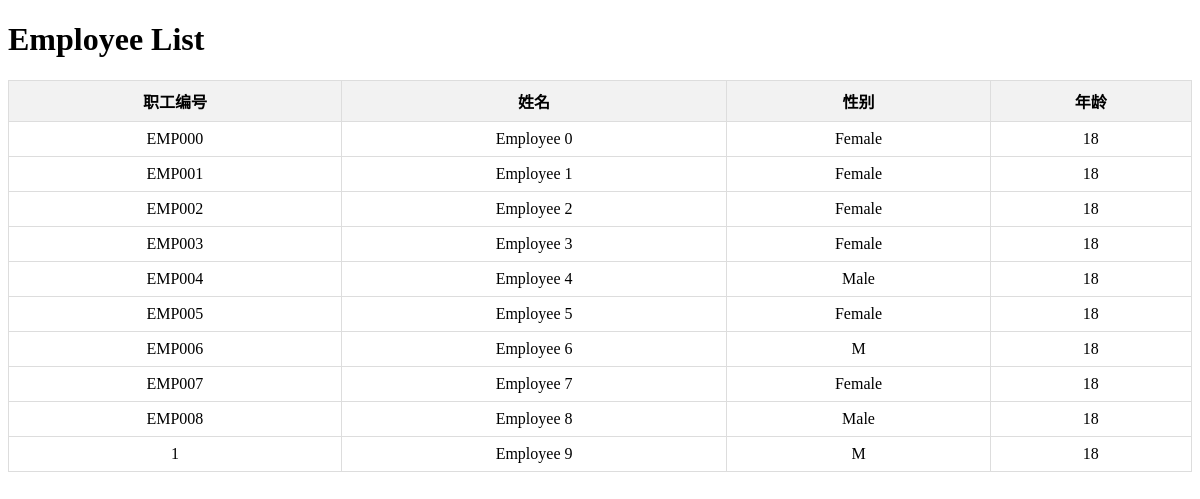
The page /attendance/employees/ on the database as committed earlier.
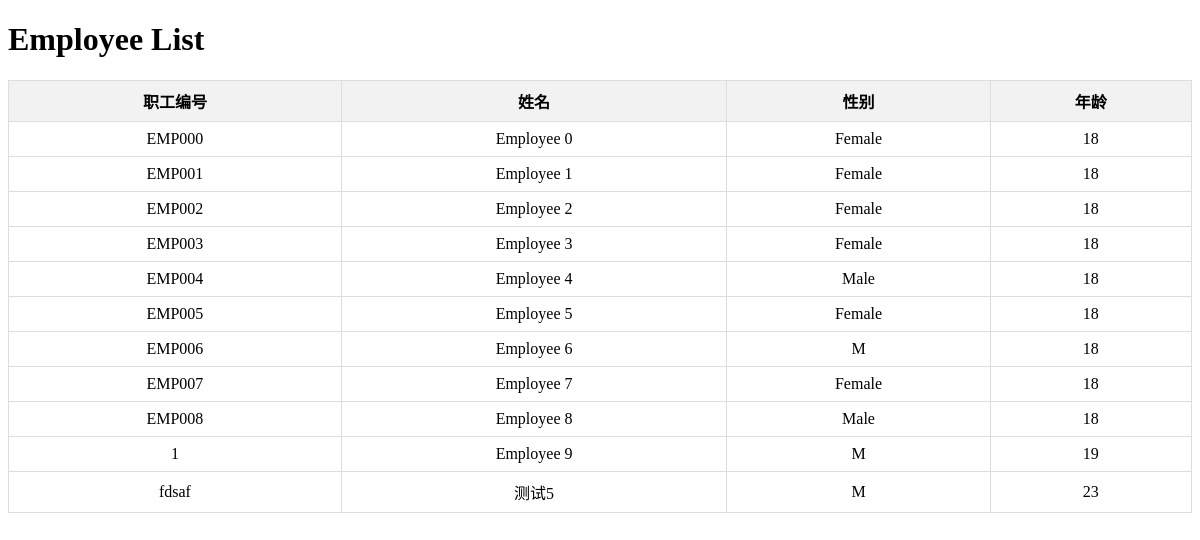
The same page on the database as committed later.
### attendance/models.py (models this page shows, shortened)
class Employee(models.Model):
    GENDER_CHOICES = [
        ('M', '男'),
        ('F', '女'),
    ]
    employee_id = models.CharField(max_length=10, unique=True)
    employee_name = models.CharField(max_length=50)
    employee_gender = models.CharField(max_length=1, choices=GENDER_CHOICES)
    employee_age = models.PositiveIntegerField(default=18)
    employee_title = models.CharField(max_length=150, blank=True, null=True)

### attendance/views.py (the view)
# urls.py: path('employees/', employee_list, name='employee_list'),
def employee_list(request):
    employees = Employee.objects.all()
    return render(request, 'attendance/employee_list.html', {'employees': employees})

### attendance/templates/attendance/employee_list.html (shortened to what this page needs)
{% load static %}
<!DOCTYPE html>
<html>
<head>
</head>
<body>
    <h1>Employee List</h1>
    <table>
        <thead>
            <tr>
                <th>职工编号</th>
                <th>姓名</th>
                <th>性别</th>
                <th>年龄</th>
            </tr>
        </thead>
        <tbody>
            {% for employee in employees %}
            <tr>
                <td>{{ employee.employee_id }}</td>
                <td>{{ employee.employee_name }}</td>
                <td>{{ employee.employee_gender }}</td>
                <td>{{ employee.employee_age }}</td>
            </tr>
            {% endfor %}
        </tbody>
    </table>
</body>
</html>

Rows that differ between the two databases and show on the page:
changed Employee "Employee 9": employee_age "18" → "19"
added Employee: employee_id "fdsaf", employee_name "测试5", employee_gender "M", employee_age "23"
